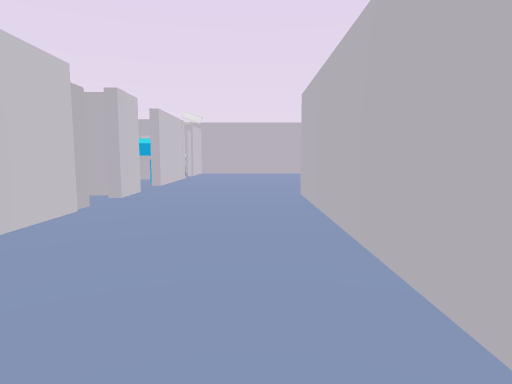
view 1 (above)

16 first-person views from a walk through a scene from a Unity 3-D project. The camera is 1.3 m above the floor, tilts 6° down and sees 75° across. The floor is counted in squares, 2 m on a side. Each view is taken from the middle of a square. On the plan, view 1 faces up. The plan holds only what a view shows up to about 10 squares ahead; the rest is blank. The player is left out. Some animated figures are left out.

view 2
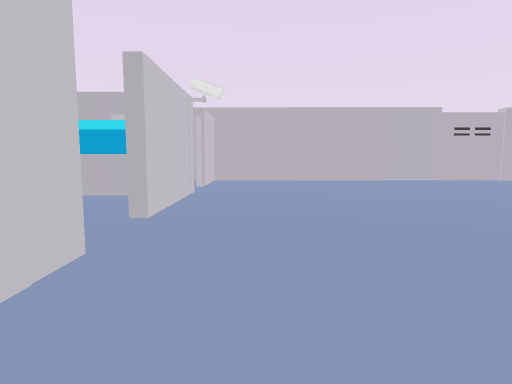

view 3
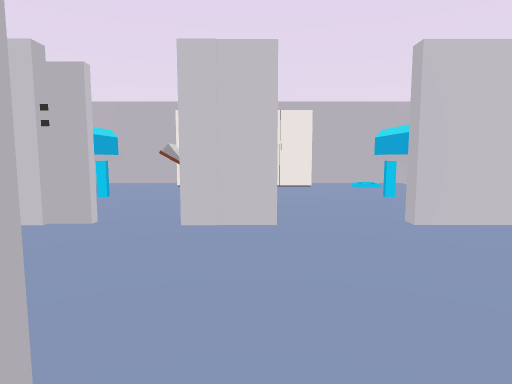

view 4
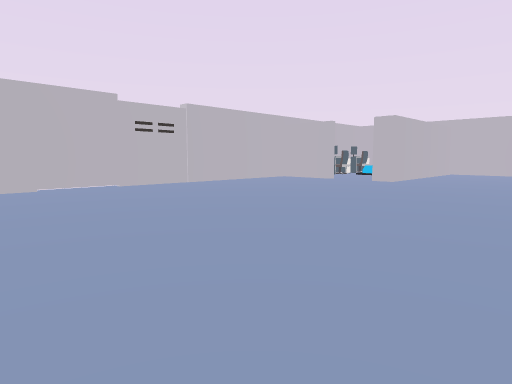

view 5
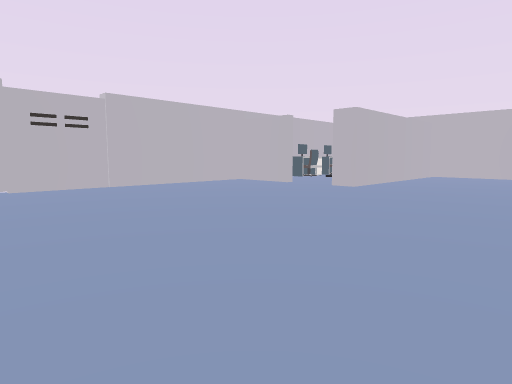

view 6
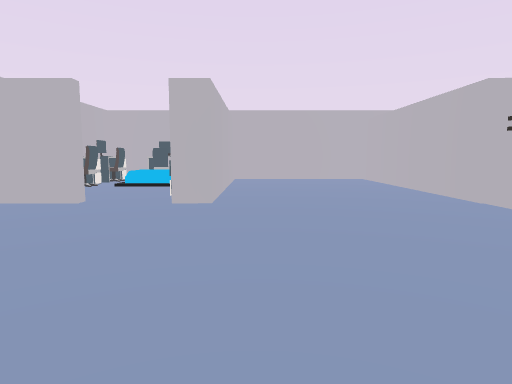

view 7
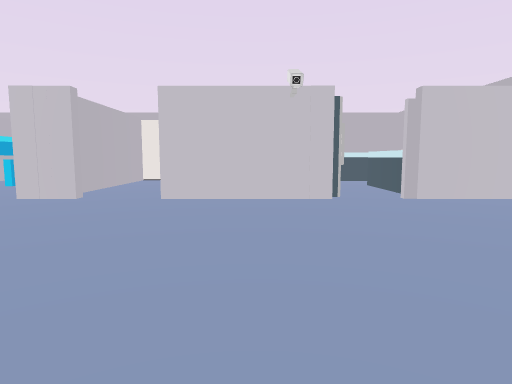

view 8
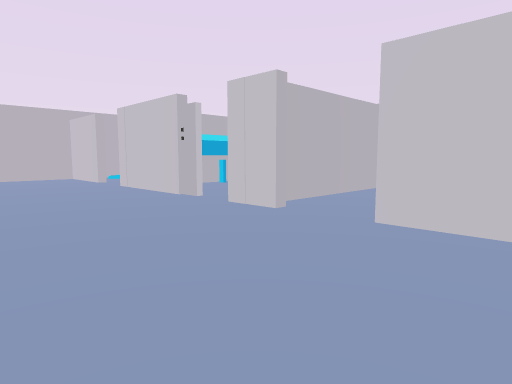

view 9
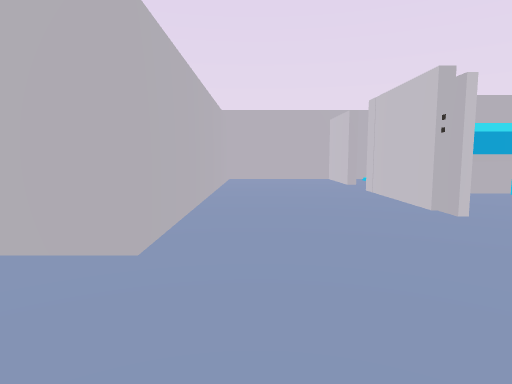

view 10
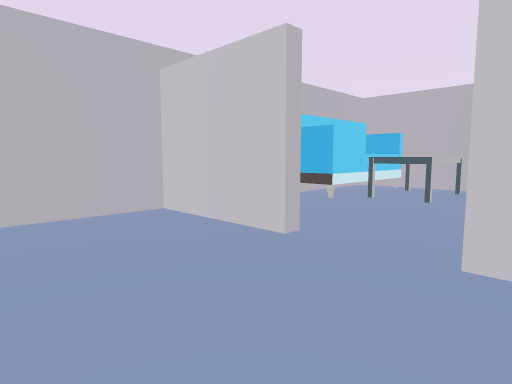

view 11
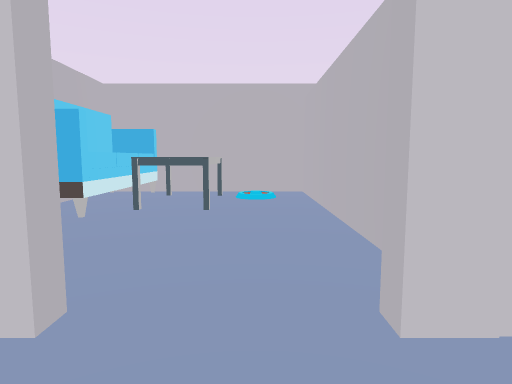

view 12
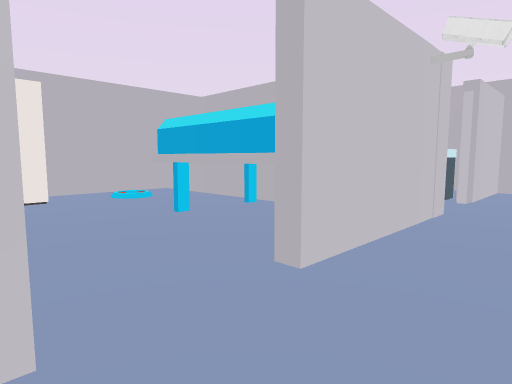

view 13
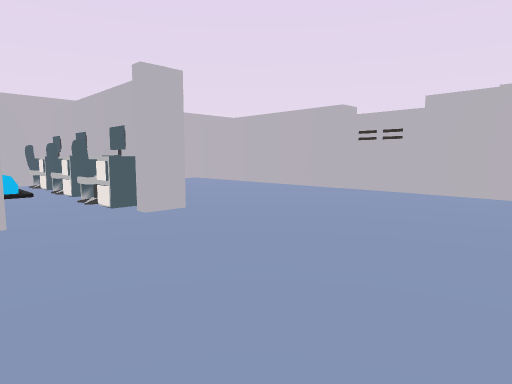

view 14
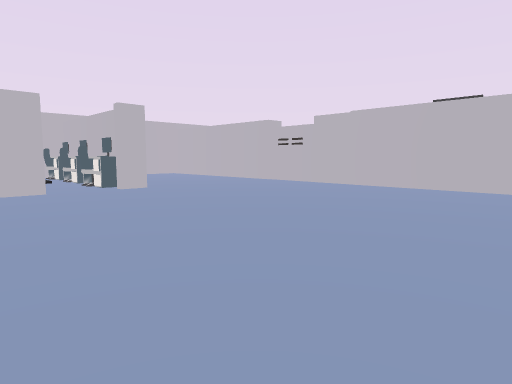

view 15
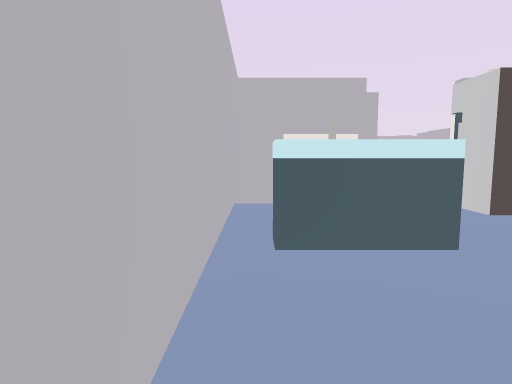

view 16
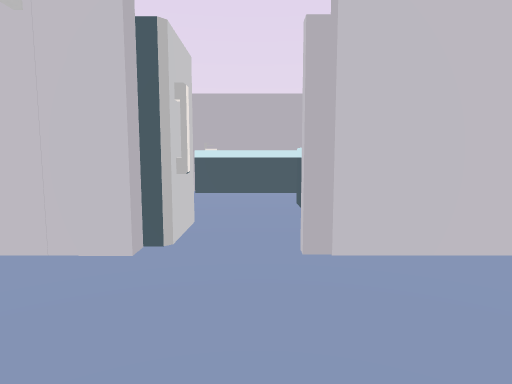

### Floor plan
Points are (right, up) in squares from view 1. A wall is a line through its corners. A room is listed if a view was taken in it or the views show most of it. See-through windows are left out.
Room 1 (views 1, 2, 3, 4, 5, 6, 7, 8, 9, 10, 11, 12, 13, 14, 15, 16)
walls: (6.4, 5.8) (14.9, 5.8) (14.9, 9.6); (-2.1, 6.2) (-2.1, 5.2); (-3.4, 9.6) (-7.4, 9.6); (-2.4, 12.8) (-2.4, 13.4); (-2.1, 2.6) (-2.1, 1.5); (-2.1, 13.4) (-2.1, 11.2); (9.7, 11.4) (9.7, 13.3) (-6.7, 13.3); (10.5, 9.6) (9.7, 9.6) (9.7, 10.2); (-2.1, 0.2) (-2.1, -1.8) (0.8, -1.8) (0.8, 5.8) (1.5, 5.8); (-6.4, 5.8) (-2.8, 5.8); (-7.1, 9.8) (-6.2, 9.8); (-7.3, 4.1) (-7.3, 2.1) (-3.8, 2.1); (-7.3, 12) (-7.3, 7.6); (14.9, 9.9) (14.9, 13.4)
ways out: opening at (-2, 1)
objects: other object (-7, 7); other object (-6, 5); other object (-6, 8); other object (-6, 11) to (-6, 12); other object (-5, 5); other object (-4, 3) to (-3, 4); other object (-4, 8) to (-3, 9); other object (-4, 12) to (-3, 12); other object (-3, 10); other object (4, 5); other object (6, 5); other object (11, 10); other object (12, 10); other object (12, 13); other object (13, 10); other object (13, 13); other object (14, 10); other object (14, 12); other object (14, 13)

Where each view was taken, in squares from view 1:
view 1: 0 up, 0 right, facing up
view 2: 4 up, 1 left, facing up
view 3: 6 up, 1 right, facing left
view 4: 6 up, 1 right, facing up-right
view 5: 6 up, 3 right, facing up-right
view 6: 9 up, 5 right, facing right
view 7: 9 up, 3 right, facing left
view 8: 9 up, 1 right, facing down-left
view 9: 8 up, 0 right, facing down
view 10: 2 up, 0 right, facing down-left
view 11: 1 up, 1 left, facing left
view 12: 6 up, 1 left, facing up-left
view 13: 12 up, 6 right, facing down-right
view 14: 13 up, 3 right, facing down-right
view 15: 13 up, 7 left, facing right
view 16: 11 up, 0 right, facing left
